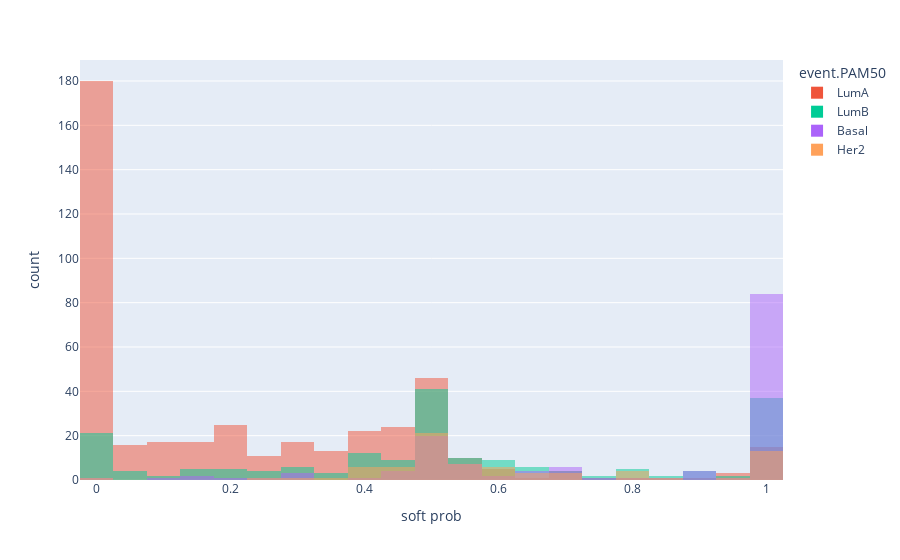

Source (notebook cell):
### Code cell
px.histogram(metadata_sub, x='soft prob', hover_data='HRD-sum', color = 'event.PAM50', barmode = "overlay")

### Figure 1 — Plotly figure (JSON) as saved in the notebook; plotly's stock layout.template omitted (floating-point values rounded to 4 significant figures; data arrays with more than 128 entries replaced by an {"elided": "..."} marker saying what was removed)
{"data": [{"alignmentgroup": "True", "bingroup": "x", "hovertemplate": "event.PAM50=LumA<br>soft prob=%{x}<br>count=%{y}<extra></extra>", "legendgroup": "LumA", "marker": {"color": "#EF553B", "opacity": 0.5, "pattern": {"shape": ""}}, "name": "LumA", "offsetgroup": "LumA", "orientation": "v", "showlegend": true, "type": "histogram", "x": {"elided": "430 float values"}, "xaxis": "x", "yaxis": "y"}, {"alignmentgroup": "True", "bingroup": "x", "hovertemplate": "event.PAM50=LumB<br>soft prob=%{x}<br>count=%{y}<extra></extra>", "legendgroup": "LumB", "marker": {"color": "#00cc96", "opacity": 0.5, "pattern": {"shape": ""}}, "name": "LumB", "offsetgroup": "LumB", "orientation": "v", "showlegend": true, "type": "histogram", "x": {"elided": "193 float values"}, "xaxis": "x", "yaxis": "y"}, {"alignmentgroup": "True", "bingroup": "x", "hovertemplate": "event.PAM50=Basal<br>soft prob=%{x}<br>count=%{y}<extra></extra>", "legendgroup": "Basal", "marker": {"color": "#ab63fa", "opacity": 0.5, "pattern": {"shape": ""}}, "name": "Basal", "offsetgroup": "Basal", "orientation": "v", "showlegend": true, "type": "histogram", "x": {"elided": "145 float values"}, "xaxis": "x", "yaxis": "y"}, {"alignmentgroup": "True", "bingroup": "x", "hovertemplate": "event.PAM50=Her2<br>soft prob=%{x}<br>count=%{y}<extra></extra>", "legendgroup": "Her2", "marker": {"color": "#FFA15A", "opacity": 0.5, "pattern": {"shape": ""}}, "name": "Her2", "offsetgroup": "Her2", "orientation": "v", "showlegend": true, "type": "histogram", "x": [0.495, 0.2888, 0.4688, 0.5012, 0.7113, 0.7812, 0, 0.42, 0.495, 0.48, 0.5613, 0.58, 1, 1, 1, 0.375, 0.48, 0.42, 0.5613, 1, 0.52, 0.625, 1, 0.5312, 0.7812, 0.3488, 0.495, 0.42, 0.6012, 0.48, 0.48, 1, 0.625, 0.4688, 0.4988, 0.4888, 0.5, 1, 1, 1, 0.82, 0.455, 0.5613, 0.505, 0.545, 0.625, 0.4988, 0.5012, 0.58, 0.7113, 0.255, 0.4888, 0.9512, 0.5012, 0.4688, 0.58, 0.5613, 0.58, 1, 0.5012, 0.505, 0.7113, 0.3988, 0.82, 1, 0.4387, 0.5312, 0.4888, 1, 0.8612, 1, 0.58, 0.42, 0.4387, 0.52], "xaxis": "x", "yaxis": "y"}], "layout": {"barmode": "overlay", "legend": {"title": {"text": "event.PAM50"}, "tracegroupgap": 0}, "margin": {"t": 60}, "xaxis": {"anchor": "y", "domain": [0, 1], "title": {"text": "soft prob"}}, "yaxis": {"anchor": "x", "domain": [0, 1], "title": {"text": "count"}}}}
